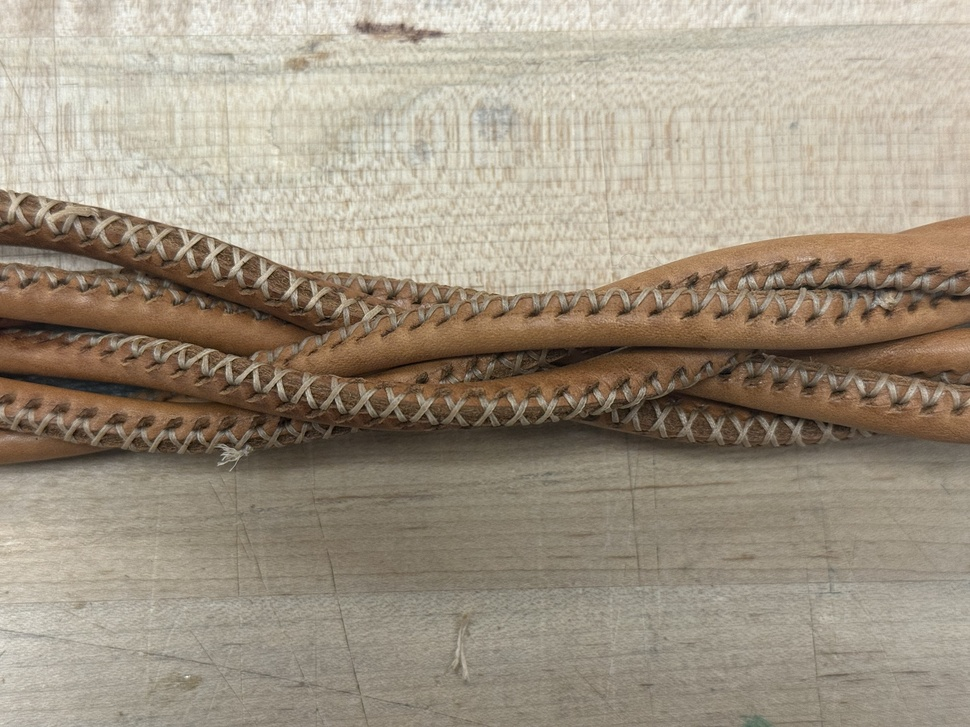
#> input picture references/img/leather_cord_xstitch_closeup.jpg, 970 x 727 px, shrunk from 2016 x 1512 before the run
$ python env_check.py ../references/img/leather_cord_xstitch_closeup.jpg ../references/img/leather_cord_xstitch_loop.jpg
#> lines starting #> are read from the running program, lines starting #| are printed output that depends on the picture
#!/usr/bin/env python3
"""Tone check for an environment frame against a reference frame (the "does it hold the light like the reel" test).

    python3 -I env_check.py OURS.png [REF.png]

Black sky is left out of the tone numbers (pixels under 0.5% luminance), so a black-sky scene is judged on
its ground. Reports: black share, shadow floor (25th percentile of the rest), key (90th percentile), contrast
(key / floor), 99th-percentile highlight, clipped share, and the vertical light profile (mean luminance per
fifth of the frame, top to bottom).

Hard flags (exit 1):
  CRUSHED   shadow floor under 0.01: shadows are dead black with no detail (the earlier v10 grass-field reel frames
            measured 0.012; the reference reel's rooms never went under 0.015)
  GREY      shadow floor over 0.25: nothing falls off into shadow
  CLIPPED   more than 2% of pixels at 255: blown water, glass or lamp reflections

The numbers are a guard, not the verdict. Flat, directionless light can still pass them (calibrated on 16 frames
of the reference reel, 22 Nov 2026: contrast ran 1.7 to 16 because a skylight in frame lifts everything), so the
side-by-side look at the reference stays the real check. Pass REF to print its numbers beside ours.
"""
import sys
import numpy as np
from PIL import Image


def stats(path):
    a = np.asarray(Image.open(path).convert("RGB")).astype(np.float32) / 255
    lum = a @ np.array([0.2126, 0.7152, 0.0722], dtype=np.float32)
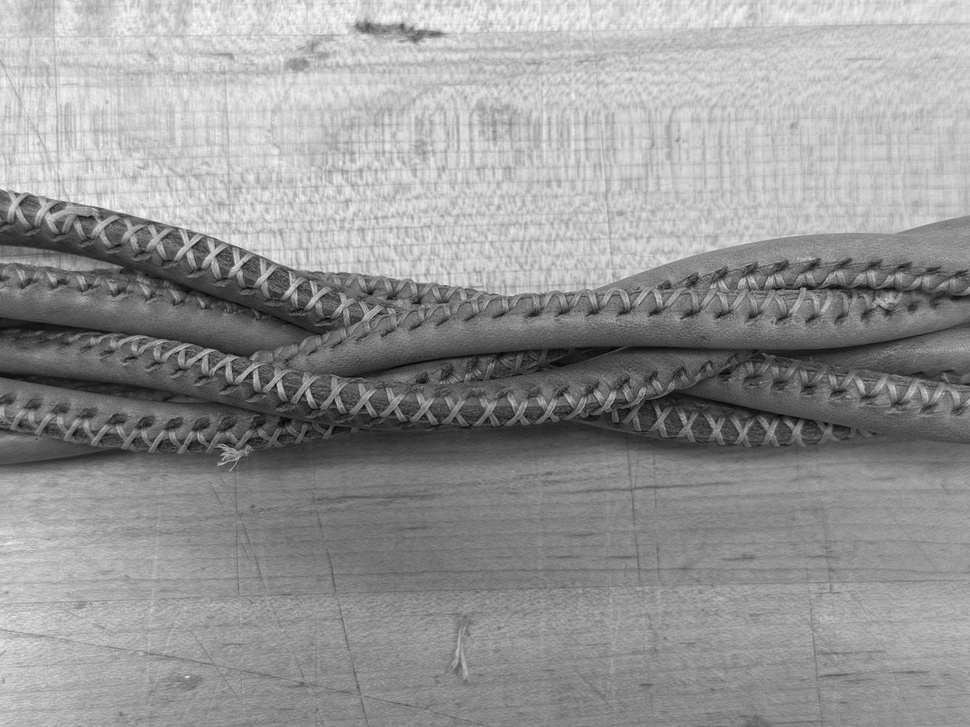
#> lum: shape (727, 970) float32; min 0.00333, max 0.998, mean 0.586
    rest = lum[lum > 0.005]
    floor = float(np.percentile(rest, 25)) if rest.size else 0.0
#> floor = 0.463
    key = float(np.percentile(rest, 90)) if rest.size else 0.0
#> key = 0.824
    rows = np.array_split(lum, 5, axis=0)
#> rows = 5 items
    prof = [float(r.mean()) for r in rows]
#> prof = [0.801, 0.684, 0.35, 0.504, 0.59]
    clipped = float((a.max(2) >= 0.999).mean())
#> clipped = 5.67e-06
    return {
        "black_share": float((lum < 0.08).mean()),
        "median": float(np.median(lum)),
        "p99": float(np.percentile(lum, 99)),
        "floor": floor,
        "key": key,
        "contrast": key / (floor + 1e-4),
        "profile": prof,
        "clipped": clipped,
    }


def flags(s):
    f = []
    if s["floor"] < 0.01:
        f.append("CRUSHED")
    if s["floor"] > 0.25:
        f.append("GREY")
    if s["clipped"] > 0.02:
        f.append("CLIPPED")
    return f


def show(name, s):
    prof = " ".join(f"{p:.2f}" for p in s["profile"])
    print(f"{name}: black {s['black_share']:.0%}  p99 {s['p99']:.2f}  "
          f"floor {s['floor']:.3f}  key {s['key']:.2f}  contrast {s['contrast']:.1f}  clipped {s['clipped']:.1%}  rows[{prof}]")


if __name__ == "__main__":
    if len(sys.argv) < 2:
        sys.exit(__doc__)
    ours = stats(sys.argv[1])
#> ours = {'black_share': 0.00161, 'median': 0.582, 'p99': 0.902, 'floor': 0.463, 'key': 0.824, 'contrast': 1.78, 'profile': [0.801, 0.684, 0.35, 0.504, 0.59], 'clipped': 5.67e-06}
    show("ours", ours)
#| ours: black 0%  p99 0.90  floor 0.463  key 0.82  contrast 1.8  clipped 0.0%  rows[0.80 0.68 0.35 0.50 0.59]
    if len(sys.argv) > 2:
        show("ref ", stats(sys.argv[2]))
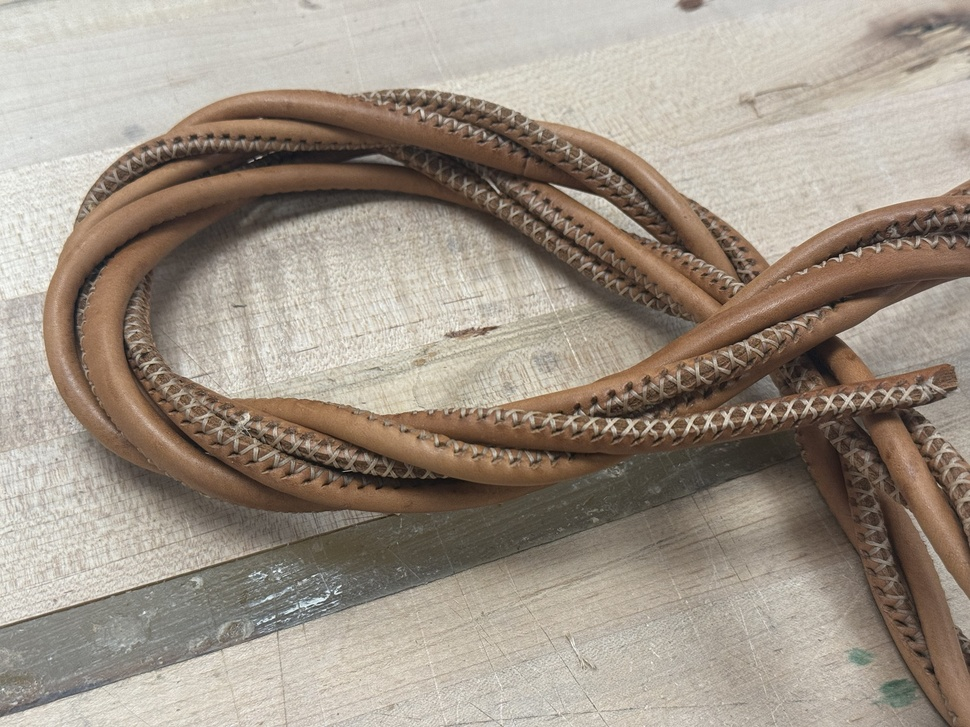
#> input picture references/img/leather_cord_xstitch_loop.jpg, 970 x 727 px, shrunk from 2016 x 1512 before the run
#> in stats (call 2), `lum = a @ np.array([0.2126, 0.7152, 0.0722], dtype=np.float32)`:
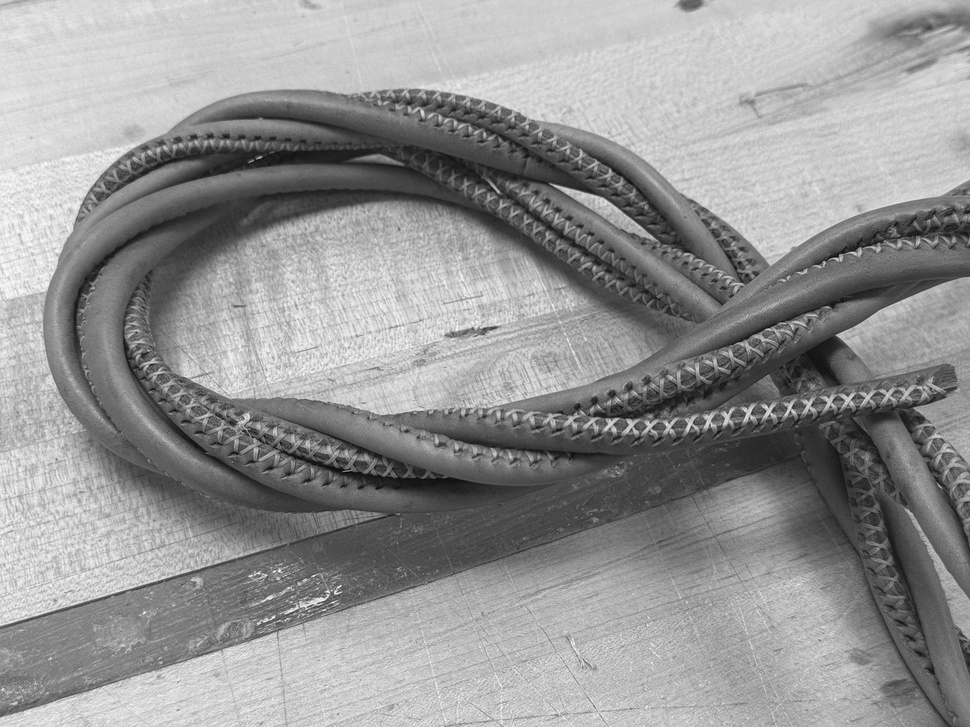
#> lum: shape (727, 970) float32; min 0.0114, max 0.999, mean 0.583
#> in stats (call 2), `floor = float(np.percentile(rest, 25)) if rest.size else 0.0`: floor = 0.392
#> in stats (call 2), `key = float(np.percentile(rest, 90)) if rest.size else 0.0`: key = 0.832
#> in stats (call 2), `prof = [float(r.mean()) for r in rows]`: prof = [0.744, 0.524, 0.554, 0.434, 0.66]
#> in stats (call 2), `clipped = float((a.max(2) >= 0.999).mean())`: clipped = 2.55e-05
#| ref : black 0%  p99 0.90  floor 0.392  key 0.83  contrast 2.1  clipped 0.0%  rows[0.74 0.52 0.55 0.43 0.66]
    fl = flags(ours)
#> fl = ['GREY']
    print("flags:", " ".join(fl) if fl else "none")
#| flags: GREY
#> (the run stopped early here; a loop or call above may not have finished)
